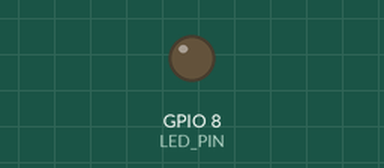
A program run on a simulated ESP32-C3. Parts: output pins drawn as LEDs (lit = HIGH). Dashed ring = blinking. WiFi joins after 1.5 s; servers stay silent unless stated; uploads are accepted with an empty reply; what the program prints to the serial monitor is not drawn.

Above: at 0.07 s.
At 1.41 s:
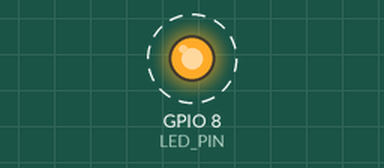
Timing chart, 0 to 3.0 s (numbered marks = the images above):
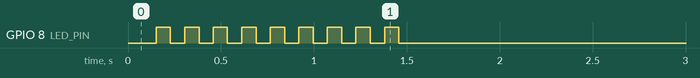

Measured:
- by itself, GPIO 8 (LED_PIN): alternates HIGH for 0.08 s and LOW for 0.08 s, 18 changes in all, then stays LOW

The program:

main.cpp
```cpp
#include <Arduino.h>

#include <tuple>
#include <string>

#include <WiFi.h>
#include <HTTPClient.h>


#define LED_PIN      8
#define LED_PAT_WAIT std::make_tuple(75, 75)
#define LED_PAT_OKAY std::make_tuple(100, 0)
#define LED_PAT_FAIL std::make_tuple(75, 600)
#define LED_PAT_TRST std::make_tuple(0, 100)

#define WIFI_SSID    "Whellow"
#define WIFI_PSWD    "20020220"

#define RESTART_S    8

#define S_TO_MILLIS  1000


class LedBlinker {
public:
    LedBlinker(int pin) {
        this->pin = pin;
        pinMode(pin, OUTPUT);
        digitalWrite(pin, LOW);
    }

    void set_pattern(std::tuple<int, int> pat) {
        std::tie(this->duration.on, this->duration.off) = pat;

        if (this->duration.on == 0 || this->duration.off == 0) {
            this->is_solid = true;
        }
        else {
            this->is_solid = false;
        }
    }

    void pause_blinking(bool pause, int duration = -1) {
        if (pause) {
            this->is_led_on = false;
            this->is_paused = true;
            this->duration.pause = duration;
            this->timestamp = millis();
            digitalWrite(this->pin, HIGH);
        }
        else {
            this->is_paused = false;
            this->duration.pause = -1;
            this->timestamp = millis();
        }
    }

    void tic() {
        if (this->is_paused) {
            if (this->duration.pause == -1 || millis() - this->timestamp < this->duration.pause) {
                return;
            }
            else {
                pause_blinking(false);
            }
        }

        if (this->is_solid) {
            if (duration.on != 0) {
                this->is_led_on = true;
                this->timestamp = millis();
                digitalWrite(this->pin, LOW);
            }
            else {
                this->is_led_on = false;
                this->timestamp = millis();
                digitalWrite(this->pin, HIGH);
            }
        }
        else if (this->is_led_on) {
            if (millis() - this->timestamp > this->duration.on) {
                this->is_led_on = false;
                this->timestamp = millis();
                digitalWrite(this->pin, HIGH);
            }
        }
        else {
            if (millis() - this->timestamp > this->duration.off) {
                this->is_led_on = true;
                this->timestamp = millis();
                digitalWrite(this->pin, LOW);
            }
        }
    }

private:
    int pin = 0;
    struct {
        int on = 0;
        int off = 0;
        int pause = 0;
    } duration;
    bool is_led_on = false;
    bool is_solid = false;
    bool is_paused = false;
    unsigned long timestamp = 0;
};


LedBlinker led_blinker(LED_PIN);
bool tried_unlock = false;


bool unlock_owie() {
    IPAddress gatewayIp = WiFi.gatewayIP();
    HTTPClient http;
    bool unlocked = false;

    http.begin("http://" + gatewayIp.toString() + "/lock?unlock=true");
    if (http.GET() == 200) {
        unlocked = true;
    }
    http.end();

    return unlocked;
}


void setup() {
    Serial.begin(115200);
    WiFi.begin(WIFI_SSID, WIFI_PSWD);

    led_blinker.set_pattern(LED_PAT_WAIT);
}


void loop() {
    led_blinker.tic();

    if (WiFi.status() == WL_CONNECTED && !tried_unlock) {
        if (unlock_owie()) {
            led_blinker.set_pattern(LED_PAT_OKAY);
            Serial.println("+----------------+");
            Serial.println("| OWIE Unlocked! |");
            Serial.println("| Stay Floating! |");
            Serial.println("+----------------+");
        }
        else {
            led_blinker.set_pattern(LED_PAT_FAIL);
        }
        tried_unlock = true;
        WiFi.disconnect();
    }

    if (millis() > RESTART_S * S_TO_MILLIS && !tried_unlock) {
        led_blinker.set_pattern(LED_PAT_TRST);
        tried_unlock = true;
        WiFi.disconnect();
        ESP.restart();
    }
}
```
